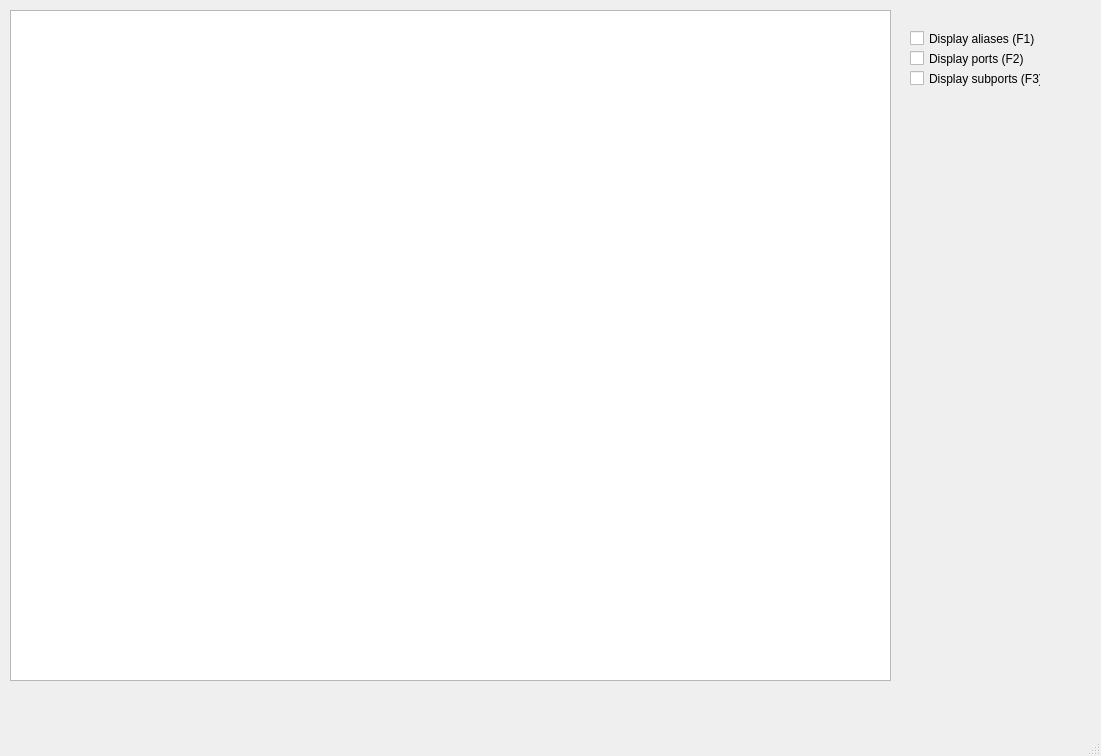
<?xml version="1.0" encoding="UTF-8"?>
<ui version="4.0">
 <class>MainWindow</class>
 <widget class="QMainWindow" name="MainWindow">
  <property name="geometry">
   <rect>
    <x>0</x>
    <y>0</y>
    <width>1101</width>
    <height>756</height>
   </rect>
  </property>
  <property name="windowTitle">
   <string>MainWindow</string>
  </property>
  <widget class="QWidget" name="centralwidget">
   <widget class="MyViewer" name="myGraphicsView">
    <property name="geometry">
     <rect>
      <x>10</x>
      <y>10</y>
      <width>881</width>
      <height>671</height>
     </rect>
    </property>
   </widget>
   <widget class="QCheckBox" name="checkbox_aliases">
    <property name="geometry">
     <rect>
      <x>910</x>
      <y>30</y>
      <width>131</width>
      <height>17</height>
     </rect>
    </property>
    <property name="text">
     <string>Display aliases (F1)</string>
    </property>
   </widget>
   <widget class="QCheckBox" name="checkbox_ports">
    <property name="geometry">
     <rect>
      <x>910</x>
      <y>50</y>
      <width>131</width>
      <height>17</height>
     </rect>
    </property>
    <property name="text">
     <string>Display ports (F2)</string>
    </property>
   </widget>
   <widget class="QCheckBox" name="checkbox_subports">
    <property name="geometry">
     <rect>
      <x>910</x>
      <y>70</y>
      <width>131</width>
      <height>17</height>
     </rect>
    </property>
    <property name="text">
     <string>Display subports (F3)</string>
    </property>
   </widget>
  </widget>
  <widget class="QMenuBar" name="menubar">
   <property name="geometry">
    <rect>
     <x>0</x>
     <y>0</y>
     <width>1101</width>
     <height>21</height>
    </rect>
   </property>
  </widget>
  <widget class="QStatusBar" name="statusbar"/>
 </widget>
 <customwidgets>
  <customwidget>
   <class>MyViewer</class>
   <extends>QGraphicsView</extends>
   <header>MyCustomClasses</header>
  </customwidget>
 </customwidgets>
 <resources/>
 <connections/>
</ui>
